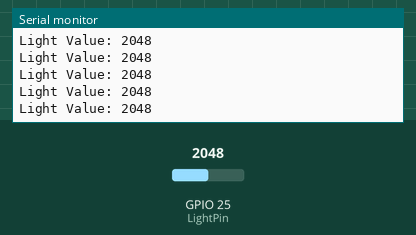
This sketch was run on a simulated ESP32. On the bench: the last lines printed to the serial monitor. Inputs (shaded band) come from the test bench; at power-on: GPIO 25 (LightPin) = 2048.

Above: at 1.2 s.
1.3 s: GPIO 25 (LightPin) set to 2866
At 1.31 s:
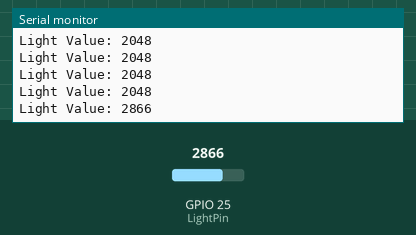
2.8 s: GPIO 25 (LightPin) set to 3603
At 2.81 s:
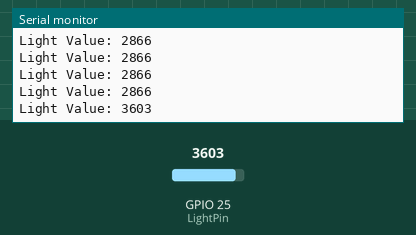
Timing chart, 0 to 5.8 s (numbered marks = the images above; inputs shaded):
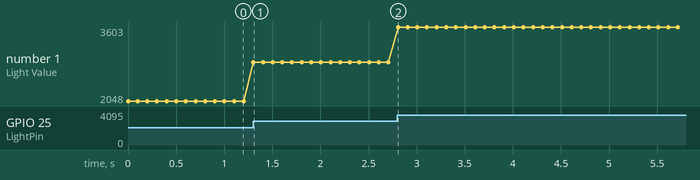

The sketch:

13._Light.ino
```cpp
#define LightPin 25

void setup() {
  Serial.begin(9600);
  pinMode(LightPin, INPUT);

}

void loop() {
  int LightValue = analogRead(LightPin);
  Serial.print("Light Value: ");
  Serial.println(LightValue);
  delay(100);
}
```

Measured:
- after the input at 1.3 s, the serial monitor: prints a new line at once (image 1)
- after the input at 2.8 s, the serial monitor: prints a new line at once (image 2)
- plotted number 1: 2048 → 2866 after the input at 1.3 s, 2866 → 3603 after the input at 2.8 s
